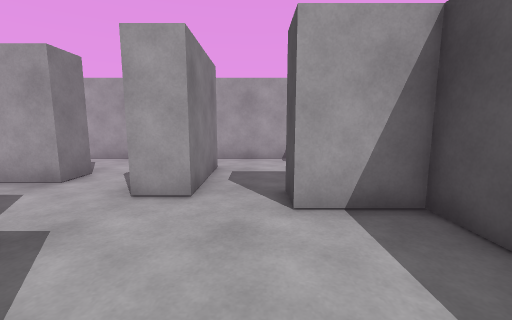
[1] (above)

18 first-person views from a walk through a Unity game level. The camera is 1.2 m above the floor, tilts 8° down and sees 90° across. The floor is counted in squares, 1 m on a side. Each view is taken from the middle of a square. On the plan, view 1 faces up. The plan holds only what a view shows up to about 12 squares ahead; the rest is blank. The player is left out.

[2]
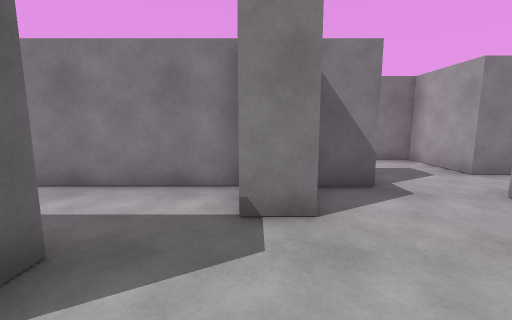

[3]
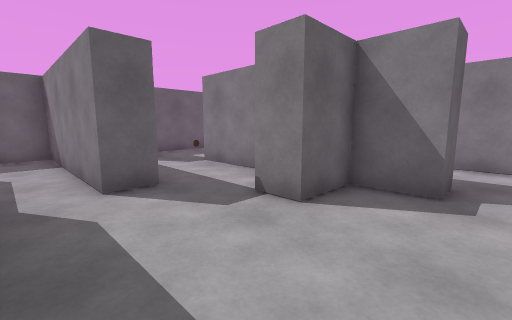

[4]
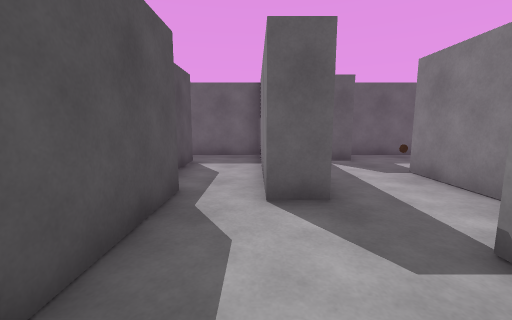

[5]
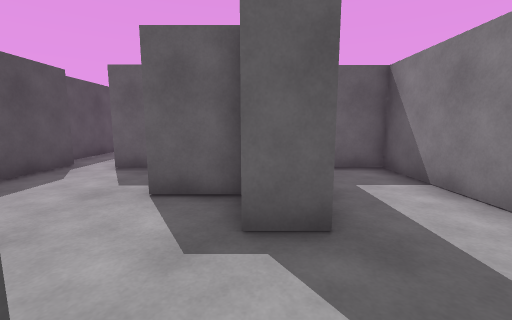

[6]
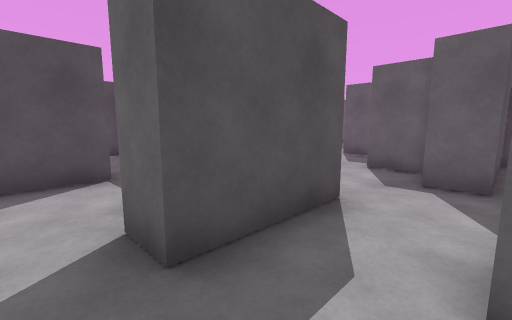

[7]
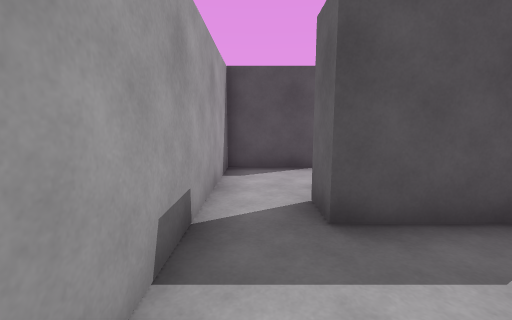

[8]
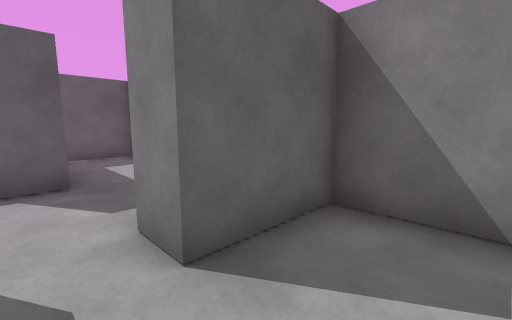

[9]
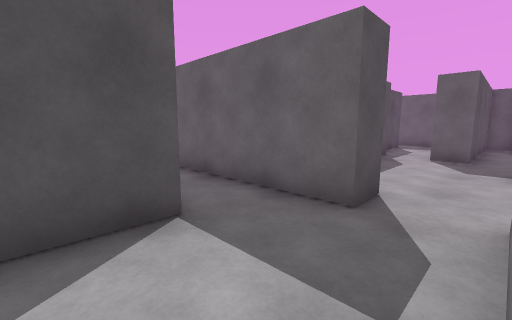

[10]
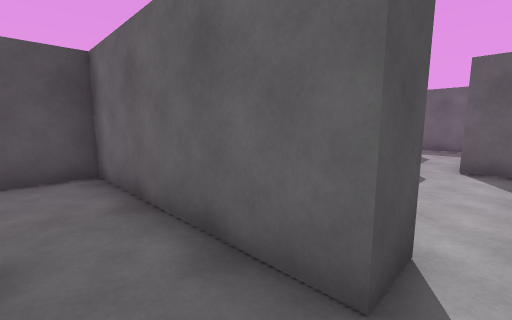

[11]
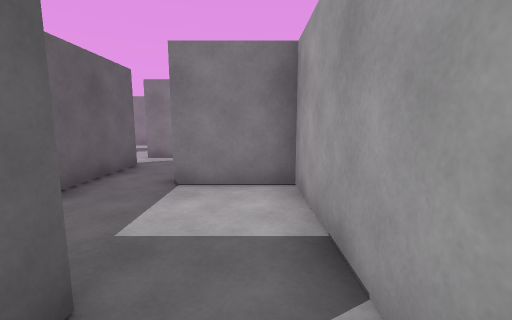

[12]
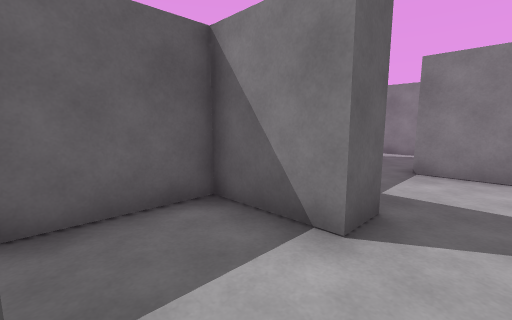

[13]
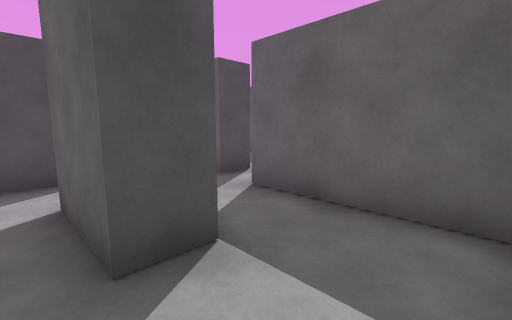

[14]
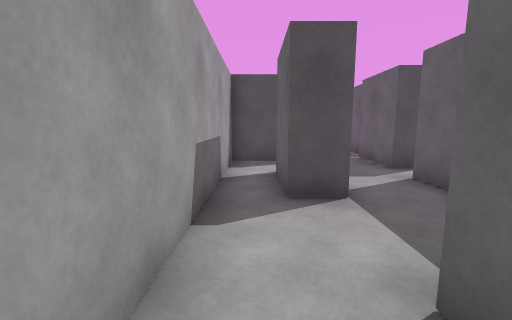

[15]
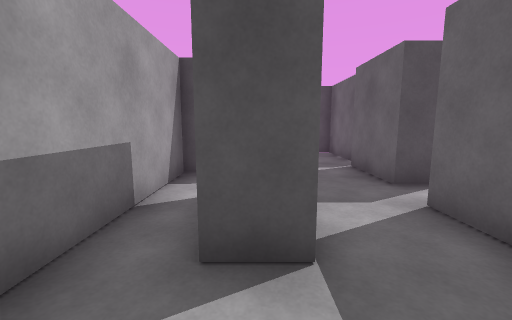

[16]
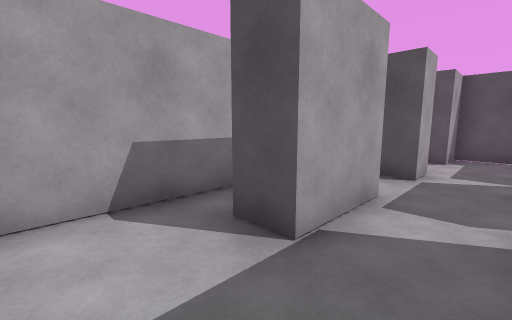

[17]
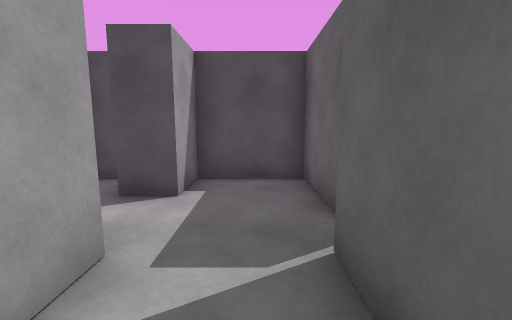

[18]
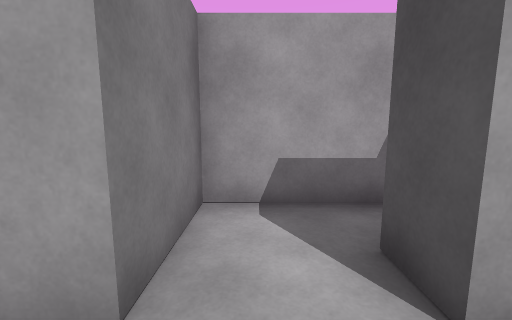

### Floor plan
Key: @ floor where view 1 was taken; # wall or solid block; . floor; O other object.
Columns run from 7 left of view 1 to 19 right of it. Each row starts with its distance up from view 1.
  9 ###########################
  8 #........##..........##...#
  7 #....##..##.......##.##..##
  6 ####.##..##...#..........##
  5 ####.##.......#...........#
  4 #....##.###################
  3 #.........#
  2 #..##.....#
  1 #..###....#
  0 #..###.@..#
 -1 #..##.....#
 -2 #####..##.#
 -3     #..##.#
 -4     #..##.#
 -5     ...##.#
 -6    ..####.#
 -7    O.  ##..
 -8   ##### ###

Where each view was taken, in squares from view 1:
view 1: 0 up, 0 right, facing up
view 2: 0 up, 2 right, facing left
view 3: 3 up, 2 right, facing down-left
view 4: 2 up, 1 right, facing down
view 5: 5 up, 3 left, facing down
view 6: 8 up, 4 left, facing down-right
view 7: 8 up, 5 left, facing right
view 8: 8 up, 3 left, facing down-left
view 9: 8 up, 1 left, facing down-right
view 10: 6 up, 0 right, facing down-right
view 11: 8 up, 8 right, facing left
view 12: 8 up, 10 right, facing down-left
view 13: 8 up, 8 right, facing down-right
view 14: 8 up, 6 right, facing right
view 15: 7 up, 8 right, facing right
view 16: 5 up, 8 right, facing up-right
view 17: 5 up, 13 right, facing right
view 18: 5 up, 16 right, facing up
